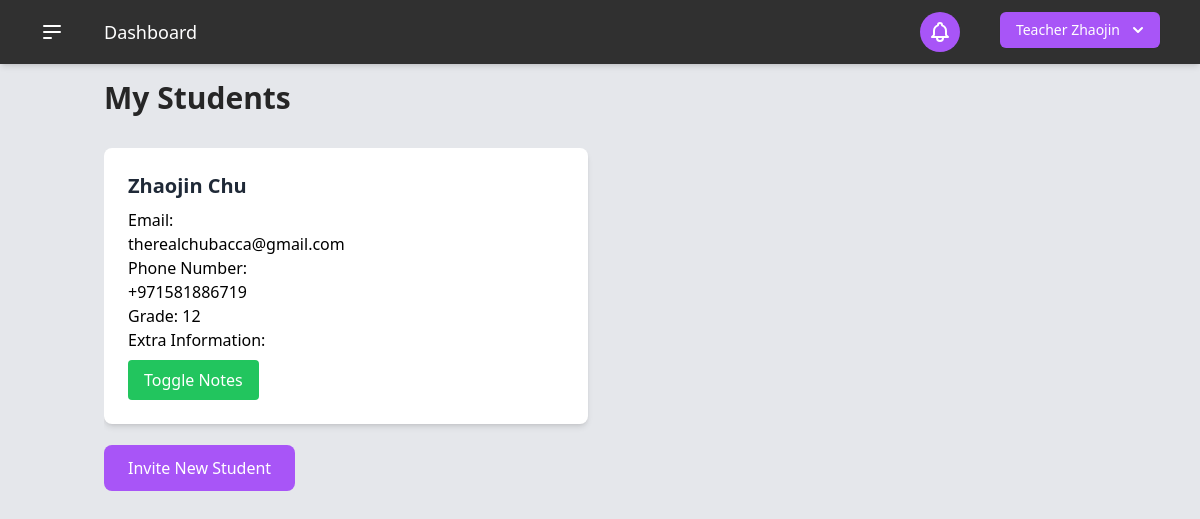
The page /teacher_students/ (signed in) on the database its author committed.
### users/models.py (models this page shows, shortened)
class User(AbstractBaseUser):
    USER_TYPE_CHOICES = (
        (1, "Student"),
        (2, "Teacher"),
    )
    user_type = models.PositiveSmallIntegerField(
        choices=USER_TYPE_CHOICES,
        default=1,
    )
    timezone = models.CharField(max_length=50, default="UTC")
    email = models.EmailField(
        "email address",
        max_length=255,
        unique=True,
        validators=[EmailValidator(message="Enter a valid email address.")],
    )
    first_name = models.CharField(
        "first name",
        max_length=150,
        validators=[
            RegexValidator(r"^[a-zA-Z\s]+$", "Enter a valid first name (letters only).")
        ],
    )
    last_name = models.CharField(
        "last name",
        max_length=150,
        validators=[
            RegexValidator(r"^[a-zA-Z\s]+$", "Enter a valid last name (letters only).")
        ],
    )
    password = models.CharField(
        "password",
        max_length=255,
        validators=[
            MinLengthValidator(8),
            RegexValidator(
                r"^(?=.*[a-z])(?=.*[A-Z])(?=.*\d)[A-Za-z\d]{8,}$",
                "Password must have at least 8 characters, including a number and a capital letter.",
            ),
        ],
    )
    contact_number = PhoneNumberField()
    date_of_birth = models.DateField("date of birth")
    two_factor_enabled = models.BooleanField(default=False)
    two_factor_code = models.CharField(max_length=6, blank=True, null=True)
    two_factor_code_expiry = models.DateTimeField(blank=True, null=True)
    password_reset_token = models.CharField(max_length=100, null=True, blank=True)
    password_reset_token_created_at = models.DateTimeField(null=True, blank=True)
    objects = UserManager()
    USERNAME_FIELD = "email"
    REQUIRED_FIELDS = ["__all__"]
    def get_full_name(self):
        return f"{self.first_name} {self.last_name}"

class Student(models.Model):
    student_id = models.AutoField(primary_key=True)
    user = models.OneToOneField(User, on_delete=models.CASCADE)
    extra_student_info = models.TextField(
        "extra / optional student information",
        max_length=2000,
        blank=True,  # This field is optional
        null=True,
    )
    grade_level = models.IntegerField(
        "grade level",
        validators=[
            RegexValidator(r"^\d+$", "Enter a valid grade level between 1 and 12.")
        ],
    )

### users/views.py (the view, shortened to what this page needs)
# urls.py: path('teacher_students/', teacher_students, name='teacher_students'),
@login_required
@user_passes_test(lambda u: u.user_type == 2)
def teacher_students(request):
    teacher = request.user.teacher
    accepted_invites = Invite.objects.filter(teacher=teacher, status="accepted")
    students = [invite.student for invite in accepted_invites]
    notes = Note.objects.filter(teacher=teacher)
    context = {
        'students': students,
        'notes': notes,
        'form': NoteForm(),
    }
    return render(request, 'users/teacher_templates/teacher_students.html', context)

### templates/users/teacher_templates/teacher_students.html (shortened to what this page needs)
{% extends "_dashboard.html" %}
{% load static %}
{% block name %}My Students{% endblock %}
{% block content %}
<div class="container mx-auto">
    {% if students %}
    <div class="grid grid-cols-1 lg:grid-cols-2 gap-6">
        {% for student in students %}
        <div class="bg-white rounded-lg shadow-md p-6">
            <div class="flex flex-col lg:flex-row">
                <div class="w-full lg:w-1/2 pr-0 lg:pr-4">
                    <h3 class="text-xl font-semibold text-gray-800 mb-2">{{ student.user.get_full_name }}</h3>
                    <p>Email: {{ student.user.email }}</p>
                    <p>Phone Number: {{ student.user.contact_number }}</p>
                    <p>Grade: {{ student.grade_level }}</p>
                    <p>Extra Information: {{ student.extra_student_info }}</p>
                    <button onclick="toggleNotes('notes-{{ student.student_id }}')" class="mt-2 bg-green-500 text-white px-4 py-2 rounded">Toggle Notes</button>
                </div>
                <div class="w-full lg:w-1/2 mt-4 lg:mt-0">
                </div>
            </div>
        </div>
        {% endfor %}
    </div>
    {% else %}
    <p>You don't have any students yet.</p>
    {% endif %}
    <div class="mt-8">
        <a href="{% url 'invite_student' %}" class="bg-purple-500 text-white px-6 py-3 rounded-lg hover:bg-purple-600 transition duration-300">Invite New Student</a>
    </div>
</div>
{% endblock %}

### templates/components/current_user.html (shortened to what this page needs)
{% load static %}
<div x-data="{ open: false }" class="relative inline-block text-left mr-4">
    <div>
        <button
            @click="open = !open"
            type="button"
            class="inline-flex justify-center w-full rounded-md shadow-sm px-4 py-2 bg-purple-500 text-sm font-medium text-white hover:bg-purple-600 ring-purple-800"
            id="options-menu"
            aria-haspopup="true"
            x-bind:aria-expanded="open"
        >
            {{ user.first_name }} {{ user.last_name }}
            <svg
                class="-mr-1 ml-2 h-5 w-5"
                xmlns="http://www.w3.org/2000/svg"
                viewBox="0 0 20 20"
                fill="currentColor"
                aria-hidden="true"
            >
                <path
                    fill-rule="evenodd"
                    d="M5.293 7.293a1 1 0 011.414 0L10 10.586l3.293-3.293a1 1 0 111.414 1.414l-4 4a1 1 0 01-1.414 0l-4-4a1 1 0 010-1.414z"
                    clip-rule="evenodd"
                />
            </svg>
        </button>
    </div>
</div>

### rows shown on the page
User: first_name "Teacher", last_name "Zhaojin"
Student: user.get_full_name "Zhaojin Chu", user.email "therealchubacca@gmail.com", user.contact_number "+971581886719", grade_level "12"
